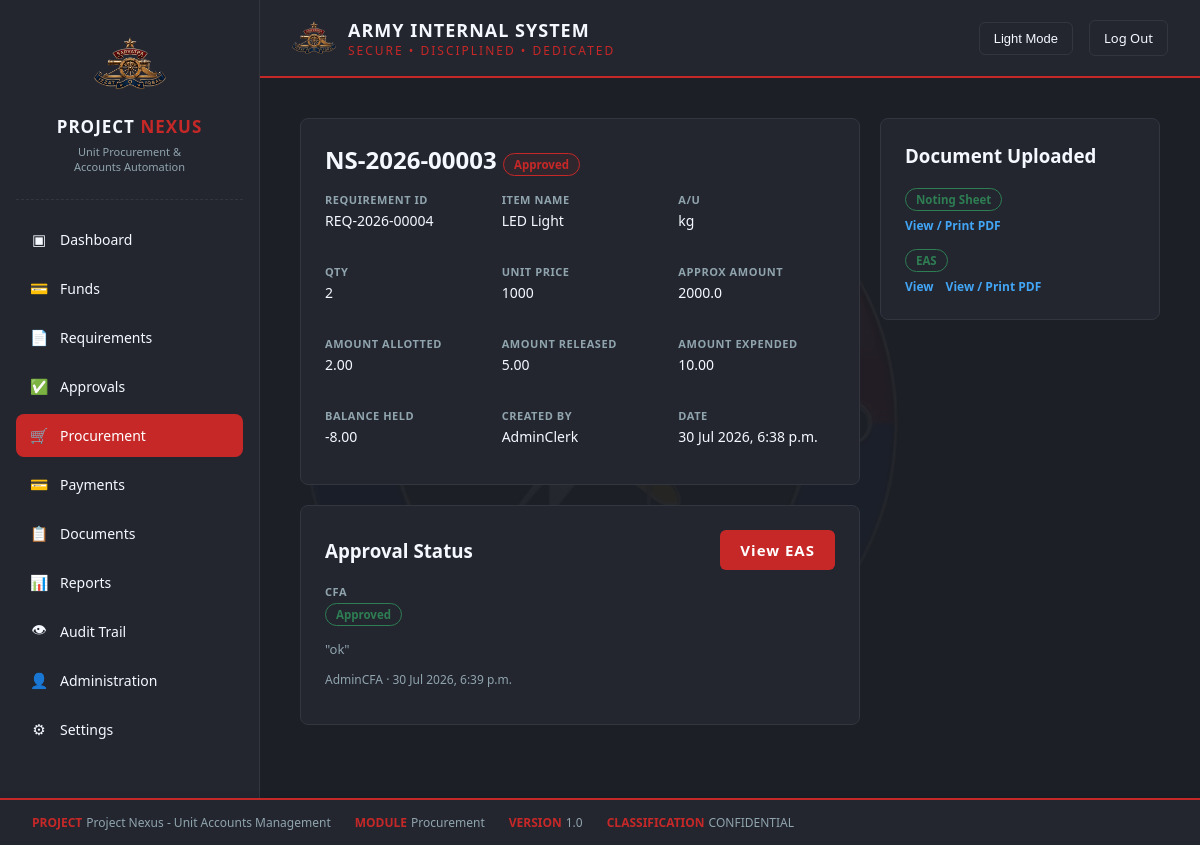
The page /procurement/noting/3/ (signed in) on the database its author committed.
### procurement/models.py (models this page shows, shortened)
class NotingSheet(models.Model):
    WORKFLOW_CHOICES = [
        ("DRAFT", "Draft"),
        ("PENDING_AO", "Pending Account Officer"),
        ("AO_DENIED", "Returned by Account Officer"),
        ("PENDING_CFA", "Pending CFA"),
        ("CFA_DENIED", "Returned by CFA"),
        ("APPROVED", "Approved"),
    ]
    DECISION_CHOICES = [
        ("PENDING", "Pending"),
        ("APPROVED", "Approved"),
        ("DENIED", "Denied"),
    ]
    noting_id = models.CharField(max_length=30, unique=True, editable=False)
    requirement = models.OneToOneField(
        "requirements_mgmt.Requirement",
        on_delete=models.PROTECT,
        related_name="noting_sheet",
    )
    au = models.CharField(max_length=50, verbose_name="A/U")
    amount_allotted = models.DecimalField(max_digits=15, decimal_places=2, default=0)
    amount_released = models.DecimalField(max_digits=15, decimal_places=2, default=0)
    amount_expended = models.DecimalField(max_digits=15, decimal_places=2, default=0)
    created_by = models.ForeignKey(
        "authentication.User", on_delete=models.PROTECT, related_name="noting_sheets_created"
    )
    created_at = models.DateTimeField(auto_now_add=True)
    updated_at = models.DateTimeField(auto_now=True)
    workflow_status = models.CharField(max_length=20, choices=WORKFLOW_CHOICES, default="DRAFT")
    ao_status = models.CharField(max_length=10, choices=DECISION_CHOICES, default="PENDING")
    ao_remarks = models.TextField(blank=True, null=True)
    ao_acted_by = models.ForeignKey(
        "authentication.User", on_delete=models.SET_NULL, null=True, blank=True,
        related_name="noting_sheets_ao_reviewed",
    )
    ao_acted_at = models.DateTimeField(null=True, blank=True)
    cfa_status = models.CharField(max_length=10, choices=DECISION_CHOICES, default="PENDING")
    cfa_remarks = models.TextField(blank=True, null=True)
    cfa_acted_by = models.ForeignKey(
        "authentication.User", on_delete=models.SET_NULL, null=True, blank=True,
        related_name="noting_sheets_cfa_reviewed",
    )
    cfa_acted_at = models.DateTimeField(null=True, blank=True)
    class Meta:
        db_table = "proc_noting_sheets"
        ordering = ["-created_at"]
        verbose_name = "Noting Sheet"
        verbose_name_plural = "Noting Sheets"
    @property
    def item_name(self):
        return self.requirement.item_name
    @property
    def qty(self):
        return self.requirement.quantity
    @property
    def unit_price(self):
        return self.requirement.estimated_cost
    @property
    def approx_amount(self):
        try:
            return self.qty * float(self.unit_price)
        except (TypeError, ValueError):
            return None
    @property
    def balance_amount(self):
        return self.amount_allotted - self.amount_expended
    @property
    def is_editable(self):
        return self.workflow_status in ("DRAFT", "AO_DENIED", "CFA_DENIED")

### requirements_mgmt/models.py (models this page shows, shortened)
class Requirement(models.Model):
    WORKFLOW_CHOICES = [
        ("DRAFT", "Draft"),
        ("PENDING_AO", "Pending Account Officer"),
        ("AO_DENIED", "Returned by Account Officer"),
        ("PENDING_CFA", "Pending CFA"),
        ("CFA_DENIED", "Returned by CFA"),
        ("APPROVED", "Approved"),
    ]
    DECISION_CHOICES = [
        ("PENDING", "Pending"),
        ("APPROVED", "Approved"),
        ("DENIED", "Denied"),
    ]
    PURCHASE_MODE_CHOICES = [
        ("GEM", "GeM"),
        ("LOCAL", "Local"),
    ]
    PRIORITY_CHOICES = [
        ("LOW", "Low"),
        ("MEDIUM", "Medium"),
        ("HIGH", "High"),
    ]
    requirement_id = models.CharField(max_length=30, unique=True, editable=False)
    item_name = models.CharField(max_length=250)
    category = models.CharField(max_length=250)
    quantity = models.PositiveIntegerField()
    purpose = models.CharField(max_length=250)
    estimated_cost = models.CharField(max_length=250)
    cost_per_unit = models.CharField(max_length=250, blank=True, null=True)
    demanded_by = models.CharField(max_length=250, help_text="Who this item is being demanded for")
    fund_head = models.ForeignKey(
        "masterdata.FundHead",
        on_delete=models.PROTECT,
        related_name="requirements",
        null=True,
        blank=True,
    )
    sub_head = models.ForeignKey(
        "masterdata.SubHead",
        on_delete=models.PROTECT,
        related_name="requirements",
        null=True,
        blank=True,
    )
    purchase_mode = models.CharField(max_length=10, choices=PURCHASE_MODE_CHOICES)
    priority = models.CharField(max_length=10, choices=PRIORITY_CHOICES, default="MEDIUM")
    attachment = models.FileField(
        upload_to="requirement_attachments/%Y/%m/",
        blank=True,
        null=True,
        validators=[validate_attachment_size],
    )
    raised_by = models.ForeignKey(
        "authentication.User", on_delete=models.PROTECT, related_name="requirements_raised"
    )
    created_at = models.DateTimeField(auto_now_add=True)
    updated_at = models.DateTimeField(auto_now=True)
    workflow_status = models.CharField(max_length=20, choices=WORKFLOW_CHOICES, default="DRAFT")
    ao_status = models.CharField(max_length=10, choices=DECISION_CHOICES, default="PENDING")
    ao_remarks = models.TextField(blank=True, null=True)
    ao_acted_by = models.ForeignKey(
        "authentication.User", on_delete=models.SET_NULL, null=True, blank=True,
        related_name="requirements_ao_reviewed",
    )
    ao_acted_at = models.DateTimeField(null=True, blank=True)
    cfa_status = models.CharField(max_length=10, choices=DECISION_CHOICES, default="PENDING")
    cfa_remarks = models.TextField(blank=True, null=True)
    cfa_acted_by = models.ForeignKey(
        "authentication.User", on_delete=models.SET_NULL, null=True, blank=True,
        related_name="requirements_cfa_reviewed",
    )
    cfa_acted_at = models.DateTimeField(null=True, blank=True)
    class Meta:
        db_table = "req_requirements"
        ordering = ["-created_at"]
        verbose_name = "Requirement"
        verbose_name_plural = "Requirements"

### authentication/models.py (models this page shows)
class User(AbstractUser):
    ROLE_CHOICES = [
        ('HEAD_CLERK', 'Head Clerk'),
        ('ACCOUNTS_CLERK', 'Accounts Clerk'),
        ('ACCOUNTS_JCO', 'Accounts JCO'),
        ('ACCOUNTS_OFFICER', 'Accounts Officer'),
        ('CFA', 'Competent Financial Authority (CFA)'),
        ('ADMINISTRATOR', 'Administrator'),
    ]
    STATUS_CHOICES = [
        ('ACTIVE', 'Active'),
        ('SUSPENDED', 'Suspended'),
        ('INACTIVE', 'Inactive'),
    ]
    id = models.UUIDField(primary_key=True, default=uuid.uuid4, editable=False)
    role = models.CharField(max_length=30, choices=ROLE_CHOICES, default='ACCOUNTS_CLERK')
    status = models.CharField(max_length=20, choices=STATUS_CHOICES, default='ACTIVE')
    class Meta:
        db_table = 'uams_users'

### procurement/views.py (the view, shortened to what this page needs)
# urls.py: path('noting/<int:pk>/', views.noting_sheet_detail, name='noting_sheet_detail'),
@login_required
def noting_sheet_detail(request, pk):
    noting_sheet = get_object_or_404(NotingSheet, pk=pk)
    role = request.user.role
    cfa_form = None
    can_act_as_cfa = role == "CFA" and noting_sheet.workflow_status == "PENDING_CFA"
    if cfa_form is None and can_act_as_cfa:
        cfa_form = NotingCFADecisionForm(initial={"cfa_status": "PENDING"})
    return render(request, "procurement/noting_sheet_detail.html", {
        "noting_sheet": noting_sheet,
        "role": role,
        "active_nav": "procurement",
        "cfa_form": cfa_form,
        "can_submit": noting_sheet.is_editable and noting_sheet.created_by == request.user,
    })

### templates/procurement/noting_sheet_detail.html (shortened to what this page needs)
{% load static %}
<!DOCTYPE html>
<html lang="en">
<head>
  <link rel="stylesheet" href="{% static 'css/style.css' %}">
  <link rel="stylesheet" href="{% static 'css/requirement_form.css' %}">
</head>
<body>
<div class="app-layout">
  {% include 'partials/sidebar.html' with active_nav='procurement' %}
  <div class="main-content">
    <div class="topbar">
      <div class="brand">
        <img src="{% static 'images/main-logo.png' %}" alt="Unit Crest" class="brand-icon">
        <div>
          <h1>ARMY INTERNAL SYSTEM</h1>
          <p class="tagline">SECURE &bull; DISCIPLINED &bull; DEDICATED</p>
        </div>
      </div>
      <div class="topbar-right">
        <button id="theme-toggle-btn" class="theme-toggle">Light Mode</button>
        <a href="{% url 'logout' %}" class="theme-toggle" style="text-decoration:none;">Log Out</a>
      </div>
    </div>
    <div class="dashboard-shell">
      <div class="detail-layout">
      <div class="detail-main">
      <div class="card">
        <div class="rf-card-head">
          <h2 style="margin:0;">{{ noting_sheet.noting_id }} <span class="badge badge-workflow">{{ noting_sheet.get_workflow_status_display }}</span></h2>
        </div>
        <div class="rf-grid-3" style="margin-top:16px;">
          <div><span class="rf-label">Requirement ID</span><p>{{ noting_sheet.requirement.requirement_id }}</p></div>
          <div><span class="rf-label">Item Name</span><p>{{ noting_sheet.item_name }}</p></div>
          <div><span class="rf-label">A/U</span><p>{{ noting_sheet.au }}</p></div>
          <div><span class="rf-label">Qty</span><p>{{ noting_sheet.qty }}</p></div>
          <div><span class="rf-label">Unit Price</span><p>{{ noting_sheet.unit_price }}</p></div>
          <div><span class="rf-label">Approx Amount</span><p>{{ noting_sheet.approx_amount|default:"—" }}</p></div>
          <div><span class="rf-label">Amount Allotted</span><p>{{ noting_sheet.amount_allotted }}</p></div>
          <div><span class="rf-label">Amount Released</span><p>{{ noting_sheet.amount_released }}</p></div>
          <div><span class="rf-label">Amount Expended</span><p>{{ noting_sheet.amount_expended }}</p></div>
          <div><span class="rf-label">Balance Held</span><p>{{ noting_sheet.balance_amount }}</p></div>
          <div><span class="rf-label">Created By</span><p>{{ noting_sheet.created_by.username }}</p></div>
          <div><span class="rf-label">Date</span><p>{{ noting_sheet.created_at|date:"d M Y, P" }}</p></div>
        </div>
      </div>
      <div class="card">
        <div class="rf-card-head">
          <h3 style="margin:0;">Approval Status</h3>
          {% if noting_sheet.workflow_status == "APPROVED" %}
            {% if noting_sheet.eas %}
              <a href="{% url 'eas_detail' noting_sheet.eas.pk %}" class="login-btn" style="width:auto; padding:10px 20px; text-decoration:none;">View EAS</a>
            {% else %}
              <a href="{% url 'eas_create' noting_sheet.pk %}" class="login-btn" style="width:auto; padding:10px 20px; text-decoration:none;">Create EAS</a>
            {% endif %}
          {% endif %}
        </div>
        <div class="rf-grid-2">
          <div>
            <span class="rf-label">CFA</span>
            <p><span class="badge badge-{{ noting_sheet.cfa_status|lower }}">{{ noting_sheet.get_cfa_status_display }}</span></p>
            {% if noting_sheet.cfa_remarks %}<p style="color:var(--text-secondary); font-size:13px;">"{{ noting_sheet.cfa_remarks }}"</p>{% endif %}
            {% if noting_sheet.cfa_acted_at %}<p style="color:var(--text-secondary); font-size:12px;">{{ noting_sheet.cfa_acted_by.username }} &middot; {{ noting_sheet.cfa_acted_at|date:"d M Y, P" }}</p>{% endif %}
          </div>
        </div>
      </div>
      </div>
      <div class="detail-side">
        <div class="card">
          <h3 style="margin-top:0;">Document Uploaded</h3>
          <div class="doc-item">
            <span class="badge badge-approved">Noting Sheet</span>
            <div class="doc-actions">
              {% if noting_sheet.workflow_status == "APPROVED" %}
                <a href="{% url 'noting_sheet_download_pdf' noting_sheet.pk %}" target="_blank">View / Print PDF</a>
              {% else %}
                <span style="font-size:12px; color:var(--text-secondary);">Download available once approved</span>
              {% endif %}
            </div>
          </div>
          {% if noting_sheet.eas %}
            <div class="doc-item">
              <span class="badge badge-{{ noting_sheet.eas.simple_approval_status|lower }}">EAS</span>
              <div class="doc-actions">
                <a href="{% url 'eas_detail' noting_sheet.eas.pk %}">View</a>
                {% if noting_sheet.eas.workflow_status == "APPROVED" %}
                  <a href="{% url 'eas_download_pdf' noting_sheet.eas.pk %}" target="_blank">View / Print PDF</a>
                {% endif %}
              </div>
            </div>
          {% endif %}
        </div>
      </div>
      </div>
    </div>
    <div class="footer-strip">
      <div><span class="label">PROJECT</span><span class="item">Project Nexus - Unit Accounts Management</span></div>
      <div><span class="label">MODULE</span><span class="item">Procurement</span></div>
      <div><span class="label">VERSION</span><span class="item">1.0</span></div>
      <div><span class="label">CLASSIFICATION</span><span class="item">CONFIDENTIAL</span></div>
    </div>
  </div>
</div>
</body>
</html>

### rows shown on the page
NotingSheet: noting_id "NS-2026-00003", workflow_status "Approved", requirement.requirement_id "REQ-2026-00004", item_name "LED Light", au "kg", qty "2", unit_price "1000", approx_amount "2000.0", amount_allotted "2.00", amount_released "5.00", amount_expended "10.00", balance_amount "-8.00", created_by.username "AdminClerk", created_at "30 Jul 2026, 6:38 p.m.", cfa_status "Approved", cfa_remarks "ok", cfa_acted_by.username "AdminCFA", cfa_acted_at "30 Jul 2026, 6:39 p.m."
